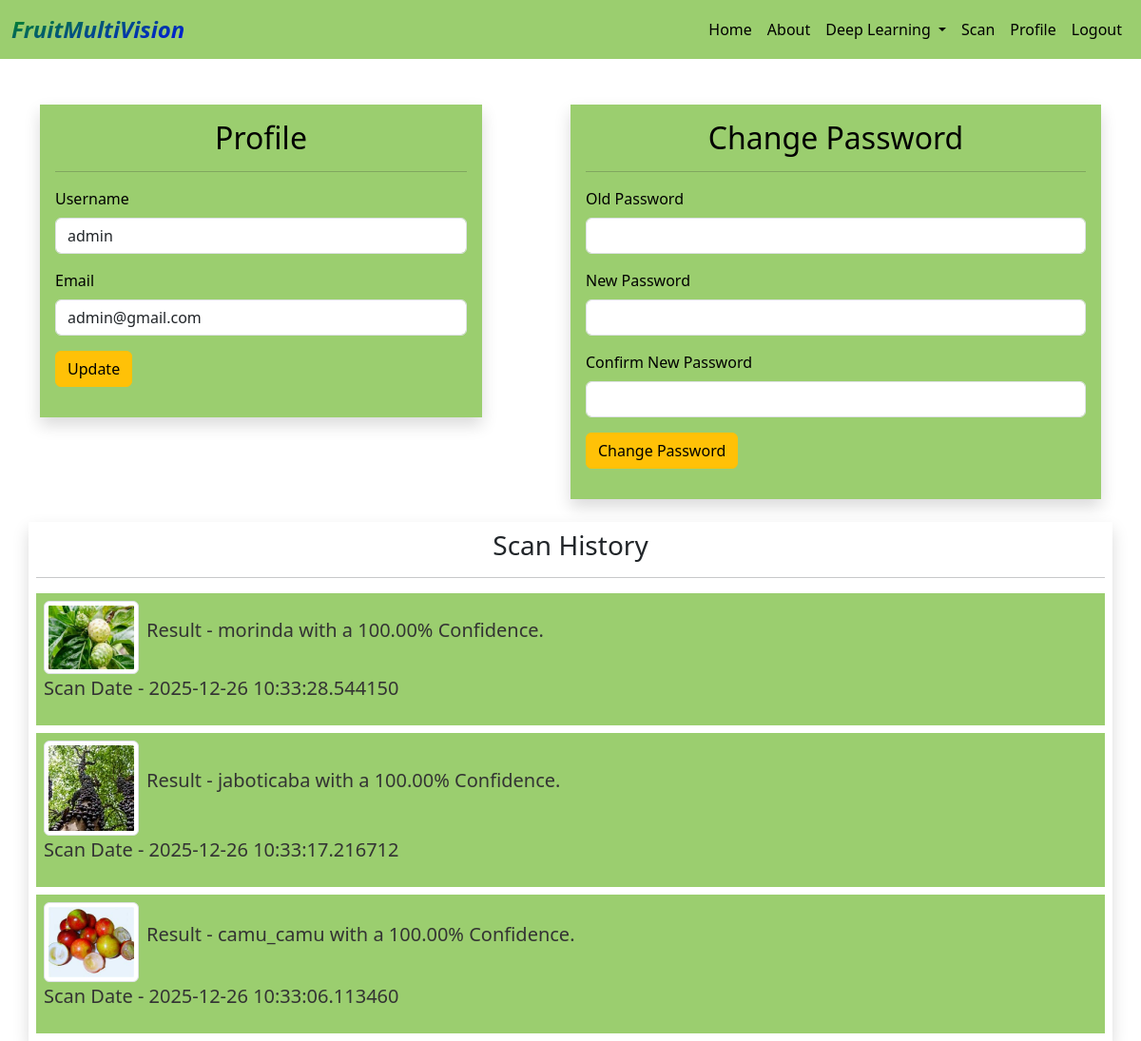
The app's page /profile (signed in) with its own data.
### app.py (models this page shows, shortened)
class User(db.Model):
    id = db.Column(db.Integer, primary_key = True)
    username = db.Column(db.String(128),unique=True, nullable = False)
    email = db.Column(db.String(128),unique=True, nullable = False)
    password = db.Column(db.String(128), nullable = False)
    def to_dict(self):
        return {
            'id': self.id,
            'username': self.username,
            'email': self.email
        }

class History(db.Model):
    id = db.Column(db.Integer,primary_key=True)
    userId = db.Column(db.Integer,db.ForeignKey('user.id'))
    image = db.Column(db.String(128),nullable=False)
    result = db.Column(db.String(128),nullable=False)
    date_created = db.Column(db.DateTime,default=datetime.utcnow)
    def to_dict(self):
        return {
            'id': self.id,
            'userId': self.userId,
            'image': self.image,
            'result': self.result,
            'date_created': self.date_created
        }

### app.py (the view)
@app.route('/profile')
def profile():
    details,history = getUser()
    return render_template('profile.html',details=details,history_items=history)

### app.py (called while the page is built)
def getUser():
    userId = session['userId']
    data = User.query.get(userId)
    details = data.to_dict()
    data = History.query.filter(History.userId == userId).order_by(History.date_created.desc()).all()
    history = []
    for data in data:
        history.append(data.to_dict())
    return details,history

### templates/profile.html (shortened to what this page needs)
<!DOCTYPE html>
<html lang="en">
<head>
</head>
<body>
    {% include 'navbar.html' %}
    <div class="container p-4 mt-4">
        <div class="row">
            <div class="col-md-5 shadow bg-secondary text-main p-3" style="height: fit-content;">
                <h2 class="text-center text-black">Profile</h2>
                <hr>
                <form action="/update" method="post">
                    <div class="mb-3">
                        <label for="name" class="form-label text-black">Username</label>
                        <input type="text" class="form-control" id="name" name="name" value="{{details.username}}">
                    </div>
                    <div class="mb-3">
                        <label for="email" class="form-label text-black">Email</label>
                        <input type="email" class="form-control" id="email" name="email" value="{{details.email}}">
                    </div>
                    <div class="mb-3">
                        <button class="btn btn-warning" type="submit">Update</button>
                    </div>
                </form>
            </div>
            <div class="col-md-1"></div>
            <div class="col-md-6 shadow bg-secondary text-main p-3">
                <h2 class="text-center text-black">Change Password</h2>
                <hr>
                <form action="/changePassword" method="post">
                    <div class="mb-3">
                        <label for="oldPass" class="form-label text-black">Old Password</label>
                        <input type="password" class="form-control" id="oldPass" name="oldPass">
                    </div>
                    <div class="mb-3">
                        <label for="newPass" class="form-label text-black">New Password</label>
                        <input type="password" class="form-control" id="newPass" name="newPass">
                    </div>
                    <div class="mb-3">
                        <label for="confPass" class="form-label text-black">Confirm New Password</label>
                        <input type="password" class="form-control" id="confPass" name="confPass">
                    </div>
                    <div class="mb-3">
                        <button class="btn btn-warning" type="submit">Change Password</button>
                    </div>
                </form>
            </div>
        </div>
    </div>
    {% if history_items %}
    <div class="container shadow p-2">
        <h3 class="text-center">Scan History</h3>
        <hr>
        {% for history in history_items %}
        <div class=" bg-secondary text-main p-2 mt-2">
            <div class="d-flex align-items-center gap-2">
                <img src="{{history.image}}" alt="" class="img-thumbnail" width="100">
                <p class="fs-5">Result - {{history.result}}</p>
            </div>
            <p class="fs-5">Scan Date - {{history.date_created}}</p>
        </div>
        {% endfor %}
    </div>
    {% endif %}
</body>
</html>

### templates/navbar.html (shortened to what this page needs)
<link rel="stylesheet" href="https://cdn.jsdelivr.net/npm/bootstrap@5.3.3/dist/css/bootstrap.min.css">
<link rel="stylesheet" href="{{ url_for('static', filename='css/styles.css') }}">
<nav class="navbar navbar-expand-lg bg-secondary">
    <div class="container-fluid ">
        <a class="navbar-brand" href="/">FruitMultiVision</a>
        <div class="collapse navbar-collapse" style="flex-grow: 0;" id="navbarSupportedContent">
            <ul class="navbar-nav me-auto mb-2 mb-lg-0">
                <li class="nav-item">
                    <a class="nav-link linkHover" href="/">Home</a>
                </li>
                <li class="nav-item">
                    <a class="nav-link linkHover" href="/about">About</a>
                </li>
                <li class="nav-item dropdown ">
                    <a class="nav-link dropdown-toggle linkHover" href="#" role="button" data-bs-toggle="dropdown"
                        aria-expanded="false">
                        Deep Learning
                    </a>
                </li>
                {% if session.get('logged') %}
                <li class="nav-item">
                    <a class="nav-link linkHover" href="/output">Scan</a>
                </li>
                <li class="nav-item">
                    <a class="nav-link linkHover" href="/profile">Profile</a>
                </li>
                <li class="nav-item">
                    <a class="nav-link linkHover" href="/logout">Logout</a>
                </li>
                {% else %}
                <li class="nav-item">
                    <a class="nav-link linkHover" href="/login">Login</a>
                </li>
                {% endif %}
            </ul>
        </div>
    </div>
</nav>

### static/css/styles.css (style rules this page uses)
* { margin: 0; padding: 0; }
.bg-secondary { background-color: #9bce6f !important; color: #1B5E20 !important; }
.text-main { color: #333 !important; }
.navbar-brand { font-size: 1.5rem; background-clip: text; background: linear-gradient(to right bottom, #00960b, #0004ff); -webkit-background-clip: text; -webkit-text-fill-color: transparent; font-weight: 600; font-style: italic; }
.linkHover { color: var(--bs-black); border-radius: var(--bs-border-radius); transition: all 0.3s ease-in-out; }

### records on screen
User: name "admin", email "admin@gmail.com"
History: image (picture), result "morinda with a 100.00% Confidence.", date_created "2025-12-26 10:33:28.544150"
History: image (picture), result "jaboticaba with a 100.00% Confidence.", date_created "2025-12-26 10:33:17.216712"
History: image (picture), result "camu_camu with a 100.00% Confidence.", date_created "2025-12-26 10:33:06.113460"
